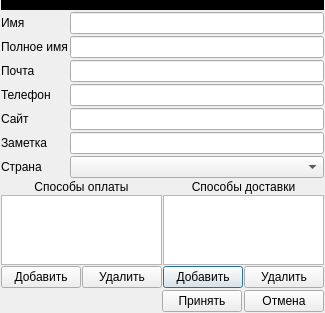
<?xml version="1.0" encoding="UTF-8"?>
<ui version="4.0">
 <class>Dialog</class>
 <widget class="QDialog" name="Dialog">
  <property name="geometry">
   <rect>
    <x>0</x>
    <y>0</y>
    <width>308</width>
    <height>307</height>
   </rect>
  </property>
  <property name="windowTitle">
   <string>Поставщик</string>
  </property>
  <layout class="QGridLayout" name="gridLayout">
   <property name="leftMargin">
    <number>1</number>
   </property>
   <property name="topMargin">
    <number>0</number>
   </property>
   <property name="rightMargin">
    <number>1</number>
   </property>
   <property name="bottomMargin">
    <number>1</number>
   </property>
   <property name="spacing">
    <number>2</number>
   </property>
   <item row="0" column="0" colspan="2">
    <widget class="QWidget" name="widget" native="true">
     <property name="minimumSize">
      <size>
       <width>0</width>
       <height>10</height>
      </size>
     </property>
     <property name="styleSheet">
      <string notr="true">background-color: rgb(0, 0, 0);</string>
     </property>
    </widget>
   </item>
   <item row="1" column="1">
    <widget class="QLineEdit" name="le_name"/>
   </item>
   <item row="3" column="1">
    <widget class="QLineEdit" name="le_mail"/>
   </item>
   <item row="2" column="1">
    <widget class="QLineEdit" name="le_full_name"/>
   </item>
   <item row="4" column="1">
    <widget class="QLineEdit" name="le_phone"/>
   </item>
   <item row="1" column="0">
    <widget class="QLabel" name="label">
     <property name="text">
      <string>Имя</string>
     </property>
    </widget>
   </item>
   <item row="3" column="0">
    <widget class="QLabel" name="label_3">
     <property name="text">
      <string>Почта</string>
     </property>
    </widget>
   </item>
   <item row="5" column="0">
    <widget class="QLabel" name="label_5">
     <property name="text">
      <string>Сайт</string>
     </property>
    </widget>
   </item>
   <item row="2" column="0">
    <widget class="QLabel" name="label_2">
     <property name="text">
      <string>Полное имя</string>
     </property>
    </widget>
   </item>
   <item row="4" column="0">
    <widget class="QLabel" name="label_4">
     <property name="text">
      <string>Телефон</string>
     </property>
    </widget>
   </item>
   <item row="5" column="1">
    <widget class="QLineEdit" name="le_site"/>
   </item>
   <item row="6" column="1">
    <widget class="QLineEdit" name="le_note"/>
   </item>
   <item row="6" column="0">
    <widget class="QLabel" name="label_6">
     <property name="text">
      <string>Заметка</string>
     </property>
    </widget>
   </item>
   <item row="8" column="0" colspan="2">
    <layout class="QGridLayout" name="gridLayout_2">
     <property name="spacing">
      <number>1</number>
     </property>
     <item row="2" column="2">
      <widget class="QPushButton" name="pushButton_5">
       <property name="text">
        <string>Добавить</string>
       </property>
      </widget>
     </item>
     <item row="1" column="0" colspan="2">
      <widget class="QListWidget" name="lw_payment">
       <property name="font">
        <font>
         <family>Tahoma</family>
         <pointsize>8</pointsize>
        </font>
       </property>
      </widget>
     </item>
     <item row="2" column="0">
      <widget class="QPushButton" name="pushButton_3">
       <property name="text">
        <string>Добавить</string>
       </property>
      </widget>
     </item>
     <item row="2" column="1">
      <widget class="QPushButton" name="pushButton_4">
       <property name="text">
        <string>Удалить</string>
       </property>
      </widget>
     </item>
     <item row="1" column="2" colspan="2">
      <widget class="QListWidget" name="lw_shipping">
       <property name="font">
        <font>
         <family>Tahoma</family>
         <pointsize>8</pointsize>
        </font>
       </property>
      </widget>
     </item>
     <item row="2" column="3">
      <widget class="QPushButton" name="pushButton_6">
       <property name="text">
        <string>Удалить</string>
       </property>
      </widget>
     </item>
     <item row="0" column="0" colspan="2">
      <widget class="QLabel" name="label_7">
       <property name="text">
        <string>Способы оплаты</string>
       </property>
       <property name="alignment">
        <set>Qt::AlignCenter</set>
       </property>
      </widget>
     </item>
     <item row="0" column="2" colspan="2">
      <widget class="QLabel" name="label_8">
       <property name="text">
        <string>Способы доставки</string>
       </property>
       <property name="alignment">
        <set>Qt::AlignCenter</set>
       </property>
      </widget>
     </item>
    </layout>
   </item>
   <item row="9" column="0" colspan="2">
    <layout class="QHBoxLayout" name="horizontalLayout">
     <item>
      <spacer name="horizontalSpacer">
       <property name="orientation">
        <enum>Qt::Horizontal</enum>
       </property>
       <property name="sizeHint" stdset="0">
        <size>
         <width>40</width>
         <height>20</height>
        </size>
       </property>
      </spacer>
     </item>
     <item>
      <widget class="QPushButton" name="pushButton_2">
       <property name="text">
        <string>Принять</string>
       </property>
      </widget>
     </item>
     <item>
      <widget class="QPushButton" name="pushButton">
       <property name="text">
        <string>Отмена</string>
       </property>
      </widget>
     </item>
    </layout>
   </item>
   <item row="7" column="0">
    <widget class="QLabel" name="label_9">
     <property name="text">
      <string>Страна</string>
     </property>
    </widget>
   </item>
   <item row="7" column="1">
    <widget class="QComboBox" name="cb_country"/>
   </item>
  </layout>
 </widget>
 <resources/>
 <connections>
  <connection>
   <sender>pushButton_2</sender>
   <signal>clicked()</signal>
   <receiver>Dialog</receiver>
   <slot>ui_acc()</slot>
   <hints>
    <hint type="sourcelabel">
     <x>188</x>
     <y>294</y>
    </hint>
    <hint type="destinationlabel">
     <x>190</x>
     <y>306</y>
    </hint>
   </hints>
  </connection>
  <connection>
   <sender>pushButton</sender>
   <signal>clicked()</signal>
   <receiver>Dialog</receiver>
   <slot>ui_can()</slot>
   <hints>
    <hint type="sourcelabel">
     <x>290</x>
     <y>296</y>
    </hint>
    <hint type="destinationlabel">
     <x>302</x>
     <y>306</y>
    </hint>
   </hints>
  </connection>
  <connection>
   <sender>pushButton_3</sender>
   <signal>clicked()</signal>
   <receiver>Dialog</receiver>
   <slot>ui_add_payment()</slot>
   <hints>
    <hint type="sourcelabel">
     <x>40</x>
     <y>265</y>
    </hint>
    <hint type="destinationlabel">
     <x>0</x>
     <y>245</y>
    </hint>
   </hints>
  </connection>
  <connection>
   <sender>pushButton_5</sender>
   <signal>clicked()</signal>
   <receiver>Dialog</receiver>
   <slot>ui_add_shipping()</slot>
   <hints>
    <hint type="sourcelabel">
     <x>211</x>
     <y>264</y>
    </hint>
    <hint type="destinationlabel">
     <x>395</x>
     <y>235</y>
    </hint>
   </hints>
  </connection>
  <connection>
   <sender>pushButton_4</sender>
   <signal>clicked()</signal>
   <receiver>Dialog</receiver>
   <slot>ui_del_payment()</slot>
   <hints>
    <hint type="sourcelabel">
     <x>111</x>
     <y>260</y>
    </hint>
    <hint type="destinationlabel">
     <x>-36</x>
     <y>200</y>
    </hint>
   </hints>
  </connection>
  <connection>
   <sender>pushButton_6</sender>
   <signal>clicked()</signal>
   <receiver>Dialog</receiver>
   <slot>ui_del_shipping()</slot>
   <hints>
    <hint type="sourcelabel">
     <x>273</x>
     <y>268</y>
    </hint>
    <hint type="destinationlabel">
     <x>331</x>
     <y>194</y>
    </hint>
   </hints>
  </connection>
 </connections>
 <slots>
  <slot>ui_acc()</slot>
  <slot>ui_can()</slot>
  <slot>ui_add_payment()</slot>
  <slot>ui_add_shipping()</slot>
  <slot>ui_del_payment()</slot>
  <slot>ui_del_shipping()</slot>
 </slots>
</ui>
